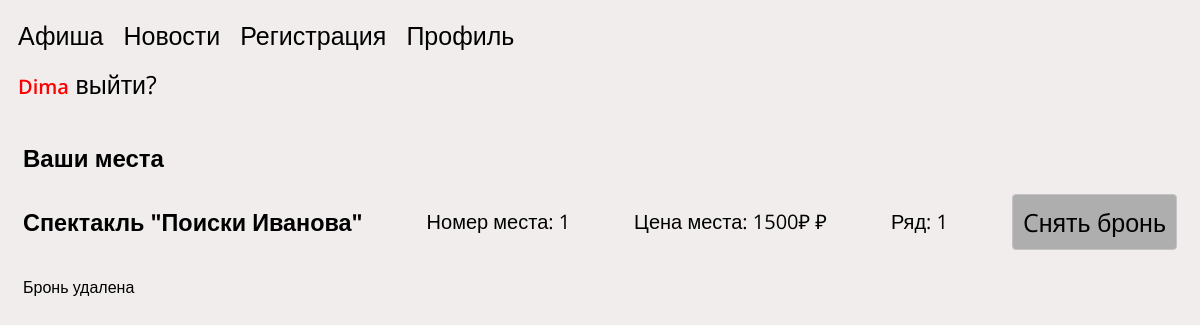
The page /profil.php?posterid=1&placeid=1 (signed in) on the database its author committed.
### tables this page shows
CREATE TABLE `user` (
  `id` int NOT NULL,
  `login` varchar(255) NOT NULL,
  `password` varchar(255) NOT NULL
);

CREATE TABLE `theatrezal` (
  `id` int NOT NULL,
  `id_poster` int NOT NULL,
  `name` varchar(255) NOT NULL,
  `sit_num` varchar(255) NOT NULL,
  `sit_status` varchar(255) NOT NULL,
  `sit_price` varchar(255) NOT NULL,
  `sit_direction` varchar(255) NOT NULL,
  `reserved_by_id` varchar(255) NOT NULL
);

### profil.php (the view, shortened to what this page needs)
<?php
include 'connect.php';
?>
<!DOCTYPE html>
<html lang="ru">
<head>
    <link rel="stylesheet" href="/style/style.css">
</head>
<body>
    <header class="header">
        <div class="header-container ">
            <nav class="header-nav">
                <ul class="menu flex">
                    <li>
                        <a href="index.php" class="header-link">Афиша</a>
                    </li>
                    <li>
                        <a href="#">Новости</a>
                    <li>
                        <a href="reg.php">Регистрация</a>
                    </li>
                    </li>
                    <li>
                        <a href="profil.php">Профиль</a>
                    </li>
                </ul>
                <?php
                echo "<ul class='header-cabinet'>";
                if (isset($_SESSION["userid"])) {
                    $currentID = $_SESSION["userid"];
                    $loginSelect = "SELECT login FROM `user` WHERE id = '$currentID'";
                    $loginResult = mysqli_query($conn, $loginSelect);
                    $loginFetch = mysqli_fetch_array($loginResult);
                    echo "<span class ='nameclass'>" . $loginFetch['login'] . "</span>";
                    echo "<a href='exit.php'>" . " выйти?" . "</a>";
                } else {
                    echo "<a href='auth.php'>" . "Авторизация" . "</a>";
                }
                echo "</ul>"
                ?>
            </nav>
        </div>
    </header>
    <main class="main">
        <section class="profile__section">
            <div class="container profile__container">
                <div class="profile-concert__wrapper concert-info">
                    <h2 class="concert-info__header">Ваши места</h2>
                    <?php
                    $sitSelect = "SELECT * FROM `theatrezal` WHERE reserved_by_id='$currentID'";
                    $sitSelectResult = mysqli_query($conn, $sitSelect);
                    echo "<ul class='sit__list sit'>";
                    foreach ($sitSelectResult as $sitRow) {
                        echo "<li class='sit__item'>";
                        echo "<h3 class='sit__header'>". "$sitRow[name]" . "</h3>";
                        echo "<p class='sit__paragraph'>" . "Номер места: " . "$sitRow[sit_num]" . "</p>";
                        echo "<p class='sit__paragraph'>" . "Цена места: " . "$sitRow[sit_price] " . "&#8381" . "</p>";
                        echo "<p class='sit__paragraph'>" . "Ряд: " . "$sitRow[sit_direction]" . "</p>";
                        echo "<a href='profil.php?posterid=" . $sitRow['id_poster'] . "&placeid=" . $sitRow['id'] . "' class='sit__link'>" . "Cнять бронь" . "</a>";
                        echo "</li>";
                    }
                    echo "</ul>";
                    ?>
                    <?php
                    if (isset($_GET['posterid']) && isset($_GET['placeid'])) {
                        $placeid = $_GET['placeid'];
                        $placeupdate = "UPDATE `theatrezal` SET `sit_status` = 'свободное', `reserved_by_id` = '' WHERE id = '$placeid'";
                        if ($conn->query($placeupdate)) {
                            echo "<p class='sit__update'> Бронь удалена </p>";
                        }
                        }
                    ?>
                </div>
            </div>
        </section>
    </main>
</body>

### style/style.css (style rules this page uses)
html { box-sizing: border-box; }
*, *::before, *::after { box-sizing: inherit; }
a { align-items: center; text-decoration: none; color: black; font-size: 25px; padding-right: 20px; }
body { min-width: 320px; background-color: rgb(241, 237, 237); font-family: 'Open Sans', sans-serif; }
.header { padding-bottom: 10px; }
.flex { display: flex; }
.container { padding: 0 15px; margin: 0 auto; max-width: 1770px; }
ul { list-style: none; padding: 0; margin: 0; }
.nameclass { font-family: 'Open Sans', sans-serif; color: red; font-size: 20px; font-weight: 600; }
.menu { margin-bottom: 15px; }
.header-nav { padding: 10px; }
.sit__link { padding: 10px; color: rgb(0, 0, 0); background-color: rgb(174, 174, 174); border: 1px solid rgb(195, 195, 195); border-radius: 4px; }
.sit__list { display: flex; flex-direction: column; }
.sit__item { display: flex; flex-direction: row; justify-content: space-between; align-items: center; font-size: 20px; }
.sit__header { margin: 0; }
.sit__paragraph { margin: 0; }
.sit__item { margin-bottom: 10px; }

### rows shown on the page
user: login "Dima"
theatrezal: name "Спектакль \"Поиски Иванова\"", sit_num "1", sit_price "1500₽", sit_direction "1"
